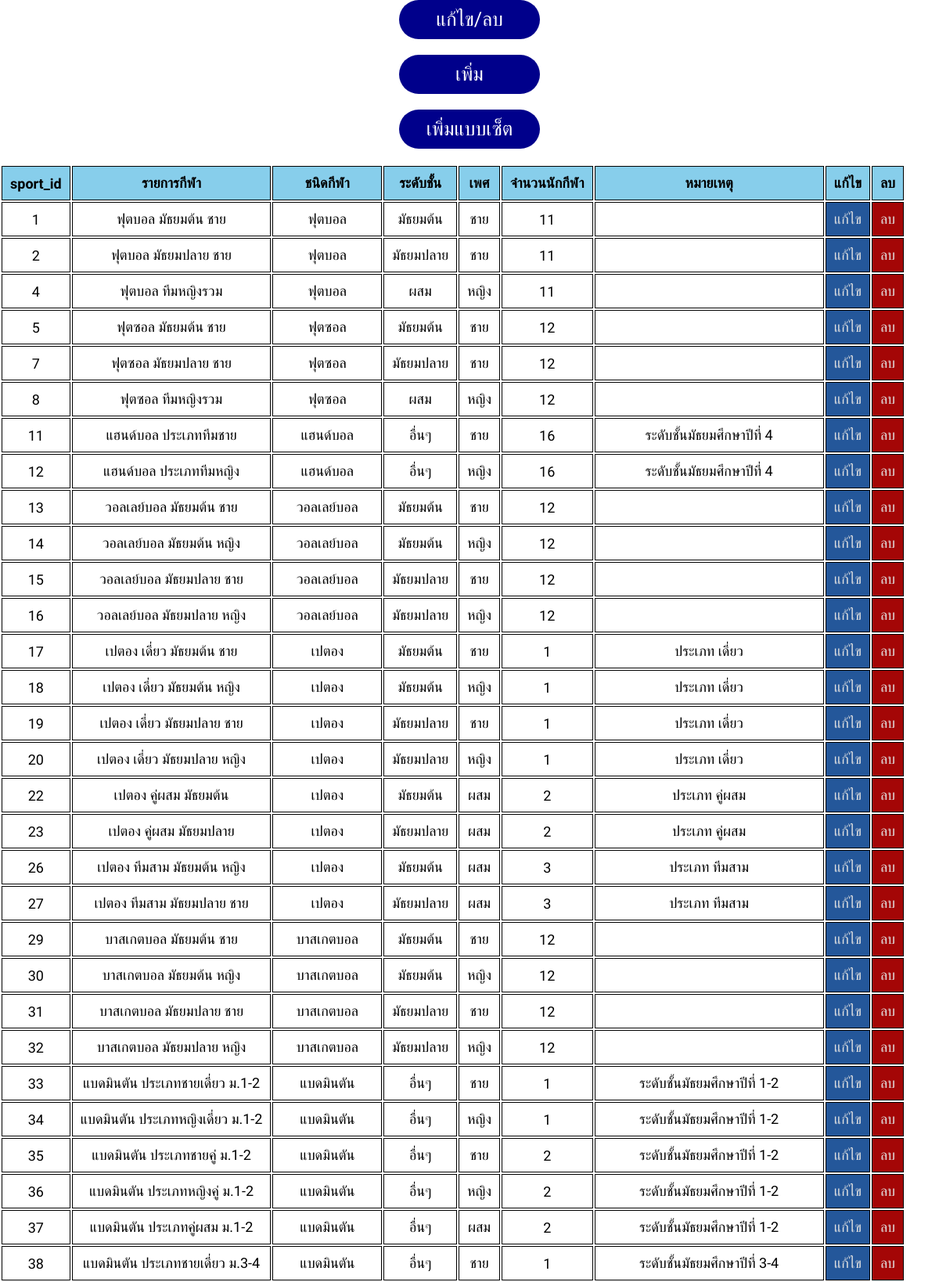
Screenshot of /admin/sport.php?page=sport&sub_page=view (upper part) with the database file from the repository.
### tables this page shows
CREATE TABLE `sports` (
  `sport_id` int(11) NOT NULL,
  `sport_name` varchar(128) NOT NULL,
  `sport_type` varchar(64) NOT NULL,
  `sport_degree` varchar(16) NOT NULL,
  `sport_gender` varchar(8) NOT NULL,
  `sport_amount` int(2) NOT NULL,
  `sport_note` varchar(256) NOT NULL
);

### admin/view/view_sport.php (the view)
<body>
	<div class="table_container">
	<table>
		<tr>
			<th>sport_id</th>
			<th>รายการกีฬา</th>
			<th>ชนิดกีฬา</th>
			<th>ระดับชั้น</th>
			<th>เพศ</th>
			<th>จำนวนนักกีฬา</th>
			<th>หมายเหตุ</th>
			<th>แก้ไข</th>
			<th>ลบ</th>
		</tr>
		<?php
			$sql_find_sports = "SELECT * FROM `sports`";
			$result_find_sports = mysqli_query($conn, $sql_find_sports);
			if (mysqli_num_rows($result_find_sports) > 0) {
				while ($row_find_sports = mysqli_fetch_assoc($result_find_sports)) {
					echo "<tr>
							<td>".$row_find_sports['sport_id']."</td>
							<td>".$row_find_sports['sport_name']."</td>
							<td>".$row_find_sports['sport_type']."</td>
							<td>".$row_find_sports['sport_degree']."</td>
							<td>".$row_find_sports['sport_gender']."</td>
							<td>".$row_find_sports['sport_amount']."</td>
							<td>".$row_find_sports['sport_note']."</td>
							<td class=edit><a href=\"admin_system.php?page=sport&sub_page=edit&sport_id=".$row_find_sports['sport_id']."\">แก้ไข</a></td>
							<td class=del><a href=\"admin_system.php?page=sport&sub_page=delete&sport_id=".$row_find_sports['sport_id']."\">ลบ</a></td>
						</tr>";
				}
			}else{
				echo "no sport found...";
			}
		 ?>
	</table>
</div>
</body>

### element/styles_admin_sport.css (style rules this page uses)
* { margin: 0; padding: 0; box-sizing: border-box; text-decoration: none; list-style: none; font-family: "Mitr", sans-serif; }
.table_all, th, td { border: 1px solid black; border-collapse: collapse; padding: 10px; }
.table_container { overflow-x: auto; -webkit-overflow-scrolling: touch; }
tr { background-color: skyblue; color: black; font-size: 18px; cursor: pointer; }
td { background-color: white; text-align: center; transition: 0.3s ease; cursor: pointer; }
.edit { background-color: rgb(36, 87, 154); cursor: pointer; }
.del { background-color: rgb(164, 6, 6); }
.edit a { color: #e1e1e1; }
.del a { color: #e1e1e1; }

### rows the page displays
sports: sport_id "1", sport_name "ฟุตบอล มัธยมต้น ชาย", sport_type "ฟุตบอล", sport_degree "มัธยมต้น", sport_gender "ชาย", sport_amount "11"
sports: sport_id "2", sport_name "ฟุตบอล มัธยมปลาย ชาย", sport_type "ฟุตบอล", sport_degree "มัธยมปลาย", sport_gender "ชาย", sport_amount "11"
sports: sport_id "4", sport_name "ฟุตบอล ทีมหญิงรวม", sport_type "ฟุตบอล", sport_degree "ผสม", sport_gender "หญิง", sport_amount "11"
sports: sport_id "5", sport_name "ฟุตซอล มัธยมต้น ชาย", sport_type "ฟุตซอล", sport_degree "มัธยมต้น", sport_gender "ชาย", sport_amount "12"
sports: sport_id "7", sport_name "ฟุตซอล มัธยมปลาย ชาย", sport_type "ฟุตซอล", sport_degree "มัธยมปลาย", sport_gender "ชาย", sport_amount "12"
sports: sport_id "8", sport_name "ฟุตซอล ทีมหญิงรวม", sport_type "ฟุตซอล", sport_degree "ผสม", sport_gender "หญิง", sport_amount "12"
sports: sport_id "11", sport_name "แฮนด์บอล ประเภททีมชาย", sport_type "แฮนด์บอล", sport_degree "อื่นๆ", sport_gender "ชาย", sport_amount "16", sport_note "ระดับชั้นมัธยมศึกษาปีที่ 4"
sports: sport_id "12", sport_name "แฮนด์บอล ประเภททีมหญิง", sport_type "แฮนด์บอล", sport_degree "อื่นๆ", sport_gender "หญิง", sport_amount "16", sport_note "ระดับชั้นมัธยมศึกษาปีที่ 4"
sports: sport_id "13", sport_name "วอลเลย์บอล มัธยมต้น ชาย", sport_type "วอลเลย์บอล", sport_degree "มัธยมต้น", sport_gender "ชาย", sport_amount "12"
sports: sport_id "14", sport_name "วอลเลย์บอล มัธยมต้น หญิง", sport_type "วอลเลย์บอล", sport_degree "มัธยมต้น", sport_gender "หญิง", sport_amount "12"
sports: sport_id "15", sport_name "วอลเลย์บอล มัธยมปลาย ชาย", sport_type "วอลเลย์บอล", sport_degree "มัธยมปลาย", sport_gender "ชาย", sport_amount "12"
sports: sport_id "16", sport_name "วอลเลย์บอล มัธยมปลาย หญิง", sport_type "วอลเลย์บอล", sport_degree "มัธยมปลาย", sport_gender "หญิง", sport_amount "12"
sports: sport_id "17", sport_name "เปตอง เดี่ยว มัธยมต้น ชาย", sport_type "เปตอง", sport_degree "มัธยมต้น", sport_gender "ชาย", sport_amount "1", sport_note "ประเภท เดี่ยว"
sports: sport_id "18", sport_name "เปตอง เดี่ยว มัธยมต้น หญิง", sport_type "เปตอง", sport_degree "มัธยมต้น", sport_gender "หญิง", sport_amount "1", sport_note "ประเภท เดี่ยว"
sports: sport_id "19", sport_name "เปตอง เดี่ยว มัธยมปลาย ชาย", sport_type "เปตอง", sport_degree "มัธยมปลาย", sport_gender "ชาย", sport_amount "1", sport_note "ประเภท เดี่ยว"
sports: sport_id "20", sport_name "เปตอง เดี่ยว มัธยมปลาย หญิง", sport_type "เปตอง", sport_degree "มัธยมปลาย", sport_gender "หญิง", sport_amount "1", sport_note "ประเภท เดี่ยว"
sports: sport_id "22", sport_name "เปตอง คู่ผสม มัธยมต้น", sport_type "เปตอง", sport_degree "มัธยมต้น", sport_gender "ผสม", sport_amount "2", sport_note "ประเภท คู่ผสม"
sports: sport_id "23", sport_name "เปตอง คู่ผสม มัธยมปลาย", sport_type "เปตอง", sport_degree "มัธยมปลาย", sport_gender "ผสม", sport_amount "2", sport_note "ประเภท คู่ผสม"
sports: sport_id "26", sport_name "เปตอง ทีมสาม มัธยมต้น หญิง", sport_type "เปตอง", sport_degree "มัธยมต้น", sport_gender "ผสม", sport_amount "3", sport_note "ประเภท ทีมสาม"
sports: sport_id "27", sport_name "เปตอง ทีมสาม มัธยมปลาย ชาย", sport_type "เปตอง", sport_degree "มัธยมปลาย", sport_gender "ผสม", sport_amount "3", sport_note "ประเภท ทีมสาม"
sports: sport_id "29", sport_name "บาสเกตบอล มัธยมต้น ชาย", sport_type "บาสเกตบอล", sport_degree "มัธยมต้น", sport_gender "ชาย", sport_amount "12"
sports: sport_id "30", sport_name "บาสเกตบอล มัธยมต้น หญิง", sport_type "บาสเกตบอล", sport_degree "มัธยมต้น", sport_gender "หญิง", sport_amount "12"
sports: sport_id "31", sport_name "บาสเกตบอล มัธยมปลาย ชาย", sport_type "บาสเกตบอล", sport_degree "มัธยมปลาย", sport_gender "ชาย", sport_amount "12"
sports: sport_id "32", sport_name "บาสเกตบอล มัธยมปลาย หญิง", sport_type "บาสเกตบอล", sport_degree "มัธยมปลาย", sport_gender "หญิง", sport_amount "12"
sports: sport_id "33", sport_name "แบดมินตัน ประเภทชายเดี่ยว ม.1-2", sport_type "แบดมินตัน", sport_degree "อื่นๆ", sport_gender "ชาย", sport_amount "1", sport_note "ระดับชั้นมัธยมศึกษาปีที่ 1-2"
sports: sport_id "34", sport_name "แบดมินตัน ประเภทหญิงเดี่ยว ม.1-2", sport_type "แบดมินตัน", sport_degree "อื่นๆ", sport_gender "หญิง", sport_amount "1", sport_note "ระดับชั้นมัธยมศึกษาปีที่ 1-2"
sports: sport_id "35", sport_name "แบดมินตัน ประเภทชายคู่ ม.1-2", sport_type "แบดมินตัน", sport_degree "อื่นๆ", sport_gender "ชาย", sport_amount "2", sport_note "ระดับชั้นมัธยมศึกษาปีที่ 1-2"
sports: sport_id "36", sport_name "แบดมินตัน ประเภทหญิงคู่ ม.1-2", sport_type "แบดมินตัน", sport_degree "อื่นๆ", sport_gender "หญิง", sport_amount "2", sport_note "ระดับชั้นมัธยมศึกษาปีที่ 1-2"
sports: sport_id "37", sport_name "แบดมินตัน ประเภทคู่ผสม ม.1-2", sport_type "แบดมินตัน", sport_degree "อื่นๆ", sport_gender "ผสม", sport_amount "2", sport_note "ระดับชั้นมัธยมศึกษาปีที่ 1-2"
sports: sport_id "38", sport_name "แบดมินตัน ประเภทชายเดี่ยว ม.3-4", sport_type "แบดมินตัน", sport_degree "อื่นๆ", sport_gender "ชาย", sport_amount "1", sport_note "ระดับชั้นมัธยมศึกษาปีที่ 3-4"
